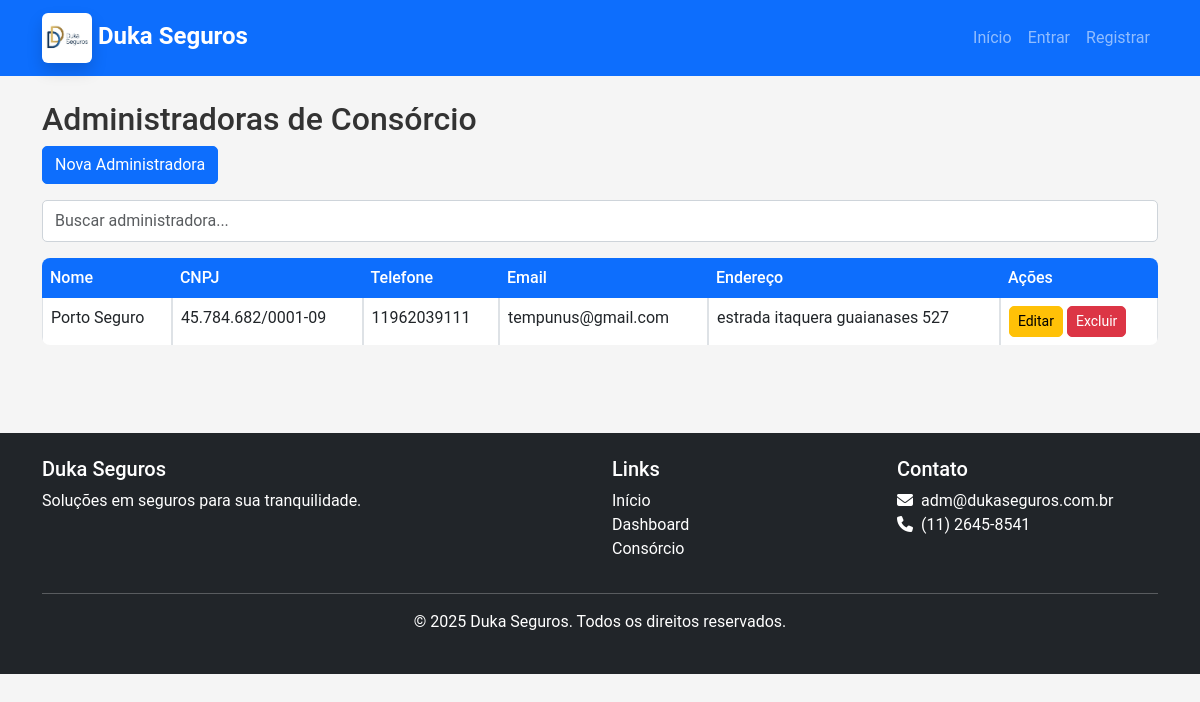
The page /administradora/lista/ on the database its author committed.
### core/models.py (models this page shows, shortened)
class AdministradoraConsorcio(models.Model):
    nome = models.CharField(max_length=100)
    cnpj = models.CharField(max_length=18, unique=True)
    telefone = models.CharField(max_length=15, blank=True, null=True)
    email = models.EmailField(blank=True, null=True)
    endereco = models.CharField(max_length=200, blank=True, null=True)

### core/views.py (the view)
# urls.py: path('administradora/lista/', views.administradora_lista, name='administradora_lista'),
def administradora_lista(request):
    from .models import AdministradoraConsorcio
    administradoras = AdministradoraConsorcio.objects.all()
    return render(request, 'core/administradora_lista.html', {'administradoras': administradoras})

### templates/core/administradora_lista.html (shortened to what this page needs)
{% extends 'base.html' %}
{% block content %}
<div class="container">
    <h2>Administradoras de Consórcio</h2>
    <a href="{% url 'administradora_nova' %}" class="btn btn-primary mb-3">Nova Administradora</a>
    <input id="busca" class="form-control mb-3" type="text" placeholder="Buscar administradora...">
    <table class="table table-bordered table-hover">
        <thead>
            <tr>
                <th>Nome</th>
                <th>CNPJ</th>
                <th>Telefone</th>
                <th>Email</th>
                <th>Endereço</th>
                <th>Ações</th>
            </tr>
        </thead>
        <tbody id="tabela-administradoras">
            {% for adm in administradoras %}
            <tr>
                <td>{{ adm.nome }}</td>
                <td>{{ adm.cnpj }}</td>
                <td>{{ adm.telefone }}</td>
                <td>{{ adm.email }}</td>
                <td>{{ adm.endereco }}</td>
                <td>
                    <a href="{% url 'administradora_editar' adm.pk %}" class="btn btn-sm btn-warning">Editar</a>
                    <a href="{% url 'administradora_excluir' adm.pk %}" class="btn btn-sm btn-danger">Excluir</a>
                </td>
            </tr>
            {% empty %}
            <tr>
                <td colspan="6">Nenhuma administradora cadastrada.</td>
            </tr>
            {% endfor %}
        </tbody>
    </table>
</div>
{% endblock %}

### static/css/style.css (style rules this page uses)
:root { --primary-color: #0d6efd; --secondary-color: #6c757d; --success-color: #198754; --info-color: #0dcaf0; --warning-color: #ffc107; --danger-color: #dc3545; --light-color: #f8f9fa; --dark-color: #212529; }
body { font-family: 'Roboto', sans-serif; color: #333; background-color: #f5f5f5; }
.btn { border-radius: 5px; transition: all 0.3s ease; }
.btn-primary { background-color: var(--primary-color); border-color: var(--primary-color); }
.table { border-collapse: separate; border-spacing: 0; width: 100%; border-radius: 8px; overflow: hidden; }
.table thead th { background-color: var(--primary-color); color: white; font-weight: 500; border: none; }
.form-control { border-radius: 5px; border: 1px solid #ced4da; padding: 0.5rem 0.75rem; }

### rows shown on the page
AdministradoraConsorcio: nome "Porto Seguro", cnpj "45.784.682/0001-09", telefone "11962039111", email "tempunus@gmail.com", endereco "estrada itaquera guaianases 527"
